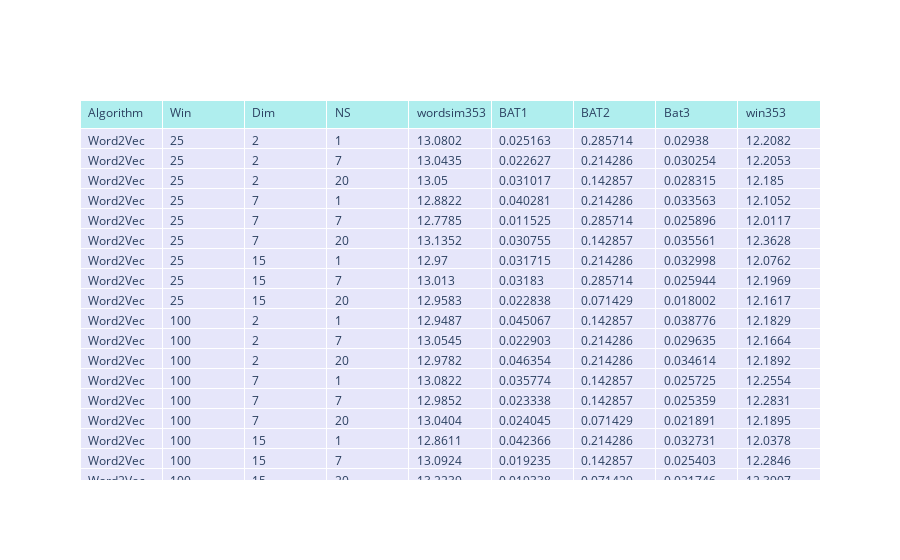

The notebook cell saved with this chart:
### Markdown cell above
### Make table

### Code cell
import plotly.graph_objects as go
import pandas as pd
# ['Algorithm', 'Win', 'Dim', 'NS','wordsim353','BAT1','BAT2','Bat3','win353']
df = pd.read_csv('./result/models_results.csv')
fig = go.Figure(data=[go.Table(
    header=dict(values=list(df.columns),
                fill_color='paleturquoise',
                align='left'),
    cells=dict(values=[df.Algorithm, df.Win, df.Dim, df.NS, df.wordsim353,df.BAT1,df.BAT2,df.Bat3, df.win353],
               fill_color='lavender',
               align='left'))
])

fig.show()

### Figure 1 — Plotly figure (JSON) as saved in the notebook; plotly's stock layout.template omitted (floating-point values rounded to 4 significant figures; data arrays with more than 128 entries replaced by an {"elided": "..."} marker saying what was removed)
{"data": [{"cells": {"align": "left", "fill": {"color": "lavender"}, "values": {"elided": "9x27 mixed values"}}, "header": {"align": "left", "fill": {"color": "paleturquoise"}, "values": ["Algorithm", "Win", "Dim", "NS", "wordsim353", "BAT1", "BAT2", "Bat3", "win353"]}, "type": "table"}], "layout": {}}
